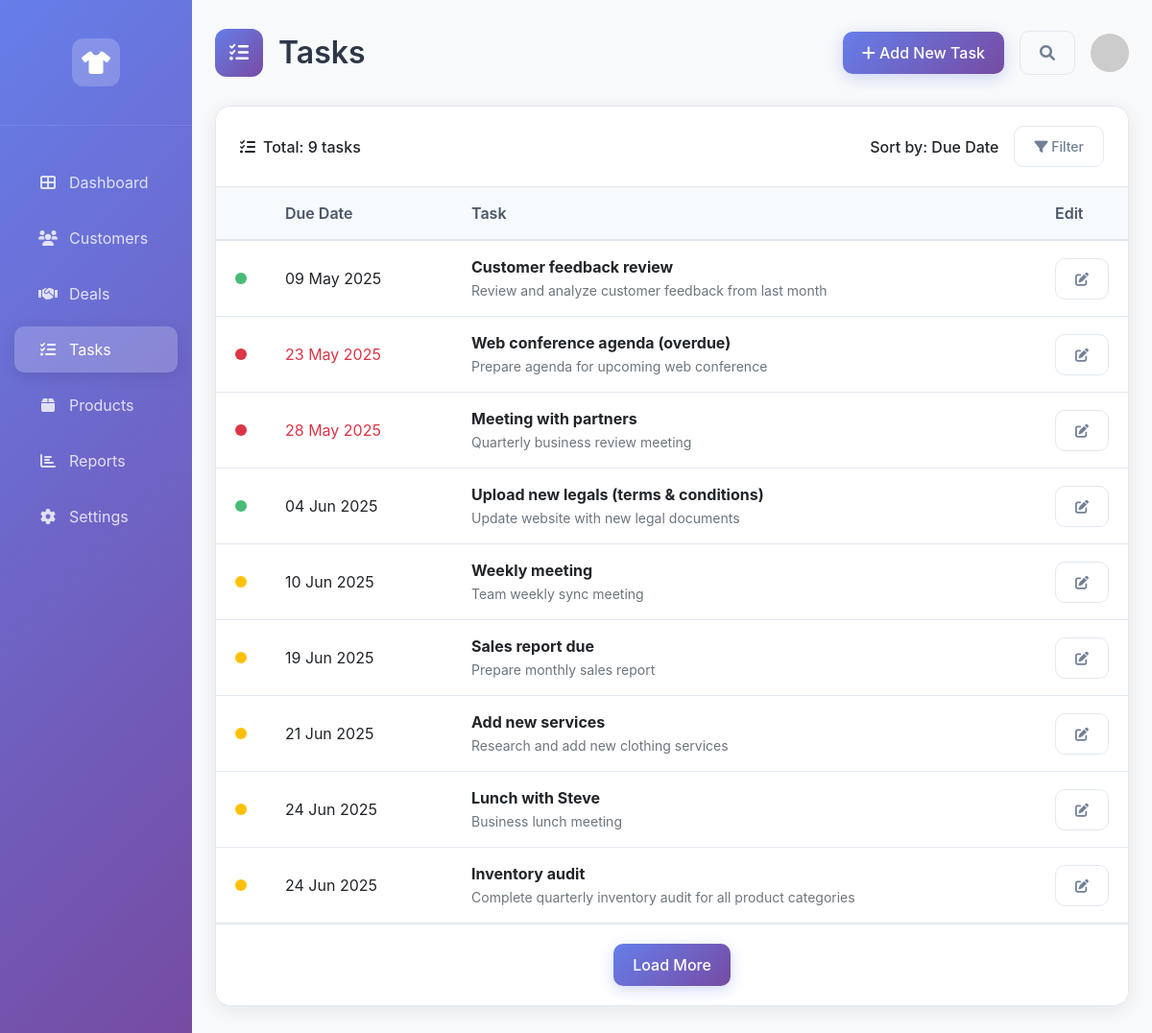
/tasks/, run on the app's committed database.
### erp/models.py (models this page shows, shortened)
class Task(models.Model):
    STATUS_CHOICES = [
        ('pending', 'Pending'),
        ('completed', 'Completed'),
        ('overdue', 'Overdue'),
    ]
    title = models.CharField(max_length=200)
    description = models.TextField(blank=True)
    due_date = models.DateTimeField()
    status = models.CharField(max_length=20, choices=STATUS_CHOICES, default='pending')
    created_at = models.DateTimeField(auto_now_add=True)
    def is_overdue(self):
        return self.due_date < timezone.now() and self.status != 'completed'

### erp/views.py (the view)
# urls.py: path('tasks/', views.tasks_list, name='tasks_list'),
def tasks_list(request):
    tasks = Task.objects.all().order_by('due_date')
    total_tasks = tasks.count()
    for task in tasks:
        if task.is_overdue() and task.status != 'overdue':
            task.status = 'overdue'
            task.save()
    context = {
        'tasks': tasks,
        'total_tasks': total_tasks,
    }
    return render(request, 'erp/tasks.html', context)

### templates/erp/tasks.html (shortened to what this page needs)
{% extends 'base.html' %}
{% block content %}
<div class="page-header">
    <div class="d-flex justify-content-between align-items-center">
        <div class="d-flex align-items-center">
            <div class="page-icon me-3">
                <i class="fas fa-tasks"></i>
            </div>
            <h1 class="page-title">Tasks</h1>
        </div>
        <div class="d-flex align-items-center">
            <a href="{% url 'task_create' %}" class="btn btn-primary me-3">
                <i class="fas fa-plus"></i> Add New Task
            </a>
            <button class="btn btn-outline-secondary me-3">
                <i class="fas fa-search"></i>
            </button>
            <div class="user-avatar">
                <img src="https://via.placeholder.com/40" alt="User" class="rounded-circle">
            </div>
        </div>
    </div>
</div>
<div class="content-card">
    <div class="card-header">
        <div class="d-flex justify-content-between align-items-center">
            <div class="d-flex align-items-center">
                <i class="fas fa-tasks me-2"></i>
                <span>Total: {{ total_tasks }} tasks</span>
            </div>
            <div class="d-flex align-items-center">
                <span class="me-3">Sort by: Due Date</span>
                <button class="btn btn-outline-secondary btn-sm">
                    <i class="fas fa-filter"></i> Filter
                </button>
            </div>
        </div>
    </div>
    <div class="table-responsive">
        <table class="table table-hover">
            <thead>
                <tr>
                    <th width="5%"></th>
                    <th>Due Date</th>
                    <th>Task</th>
                    <th width="10%">Edit</th>
                </tr>
            </thead>
            <tbody>
                {% for task in tasks %}
                <tr>
                    <td>
                        {% if task.status == 'completed' %}
                        <span class="status-indicator bg-success"></span>
                        {% elif task.is_overdue %}
                        <span class="status-indicator bg-danger"></span>
                        {% else %}
                        <span class="status-indicator bg-warning"></span>
                        {% endif %}
                    </td>
                    <td>
                        <span class="{% if task.is_overdue %}text-danger{% endif %}">
                            {{ task.due_date|date:"d M Y" }}
                        </span>
                    </td>
                    <td>
                        <strong>{{ task.title }}</strong>
                        {% if task.description %}
                        <br><small class="text-muted">{{ task.description|truncatechars:100 }}</small>
                        {% endif %}
                    </td>
                    <td>
                        <button class="btn btn-sm btn-outline-secondary">
                            <i class="fas fa-edit"></i>
                        </button>
                    </td>
                </tr>
                {% empty %}
                <tr>
                    <td colspan="4" class="text-center text-muted py-4">
                        No tasks found. <a href="{% url 'task_create' %}">Add your first task</a>
                    </td>
                </tr>
                {% endfor %}
            </tbody>
        </table>
    </div>
    {% if tasks %}
    <div class="card-footer text-center">
        <button class="btn btn-primary">Load More</button>
    </div>
    {% endif %}
</div>
{% endblock %}

### static/css/style.css (style rules this page uses)
body { font-family: -apple-system, BlinkMacSystemFont, 'Segoe UI', Roboto, sans-serif; background-color: #f8f9fa; margin: 0; padding: 0; }
.page-header, .dashboard-header { margin-bottom: 30px; }
.page-title { font-size: 2rem; font-weight: 600; color: #2d3748; margin: 0; }
.page-icon { width: 50px; height: 50px; background: linear-gradient(135deg, #667eea 0%, #764ba2 100%); border-radius: 12px; display: flex; align-items: center; justify-content: center; color: white; font-size: 20px; }
.content-card { background: white; border-radius: 16px; box-shadow: 0 4px 20px rgba(0,0,0,0.08); border: 1px solid #e2e8f0; overflow: hidden; }
.content-card .card-header { background: white; border-bottom: 1px solid #e2e8f0; padding: 20px 25px; font-weight: 500; }
.card-header { background: white; border-bottom: 1px solid #e2e8f0; padding: 20px 25px; font-weight: 500; }
.table { margin-bottom: 0; }
.table th { border-top: none; border-bottom: 2px solid #e2e8f0; font-weight: 600; color: #4a5568; padding: 15px 20px; background: #f7fafc; }
.table td { padding: 15px 20px; vertical-align: middle; border-bottom: 1px solid #e2e8f0; }
.customer-avatar img, .deal-avatar img, .user-avatar img { width: 40px; height: 40px; object-fit: cover; }
.bg-success { background-color: #48bb78 !important; }
.status-indicator { width: 12px; height: 12px; border-radius: 50%; display: inline-block; }
.btn { border-radius: 10px; font-weight: 500; padding: 10px 20px; transition: all 0.3s ease; }
.btn-primary { background: linear-gradient(135deg, #667eea 0%, #764ba2 100%); border: none; box-shadow: 0 4px 15px rgba(102, 126, 234, 0.3); }
.btn-outline-secondary { border-color: #e2e8f0; color: #718096; }
.card-footer { background: white; border-top: 1px solid #e2e8f0; padding: 20px 25px; }

### data on the page
Task: status "completed" (drawn), due_date "09 May 2025", title "Customer feedback review", description "Review and analyze customer feedback from last month"
Task: status "overdue" (drawn), due_date "23 May 2025", title "Web conference agenda (overdue)", description "Prepare agenda for upcoming web conference"
Task: status "overdue" (drawn), due_date "28 May 2025", title "Meeting with partners", description "Quarterly business review meeting"
Task: status "completed" (drawn), due_date "04 Jun 2025", title "Upload new legals (terms & conditions)", description "Update website with new legal documents"
Task: status "pending" (drawn), due_date "10 Jun 2025", title "Weekly meeting", description "Team weekly sync meeting"
Task: status "pending" (drawn), due_date "19 Jun 2025", title "Sales report due", description "Prepare monthly sales report"
Task: status "pending" (drawn), due_date "21 Jun 2025", title "Add new services", description "Research and add new clothing services"
Task: status "pending" (drawn), due_date "24 Jun 2025", title "Lunch with Steve", description "Business lunch meeting"
Task: status "pending" (drawn), due_date "24 Jun 2025", title "Inventory audit", description "Complete quarterly inventory audit for all product categories"

### other printed values
{{ total_tasks }} "9"
